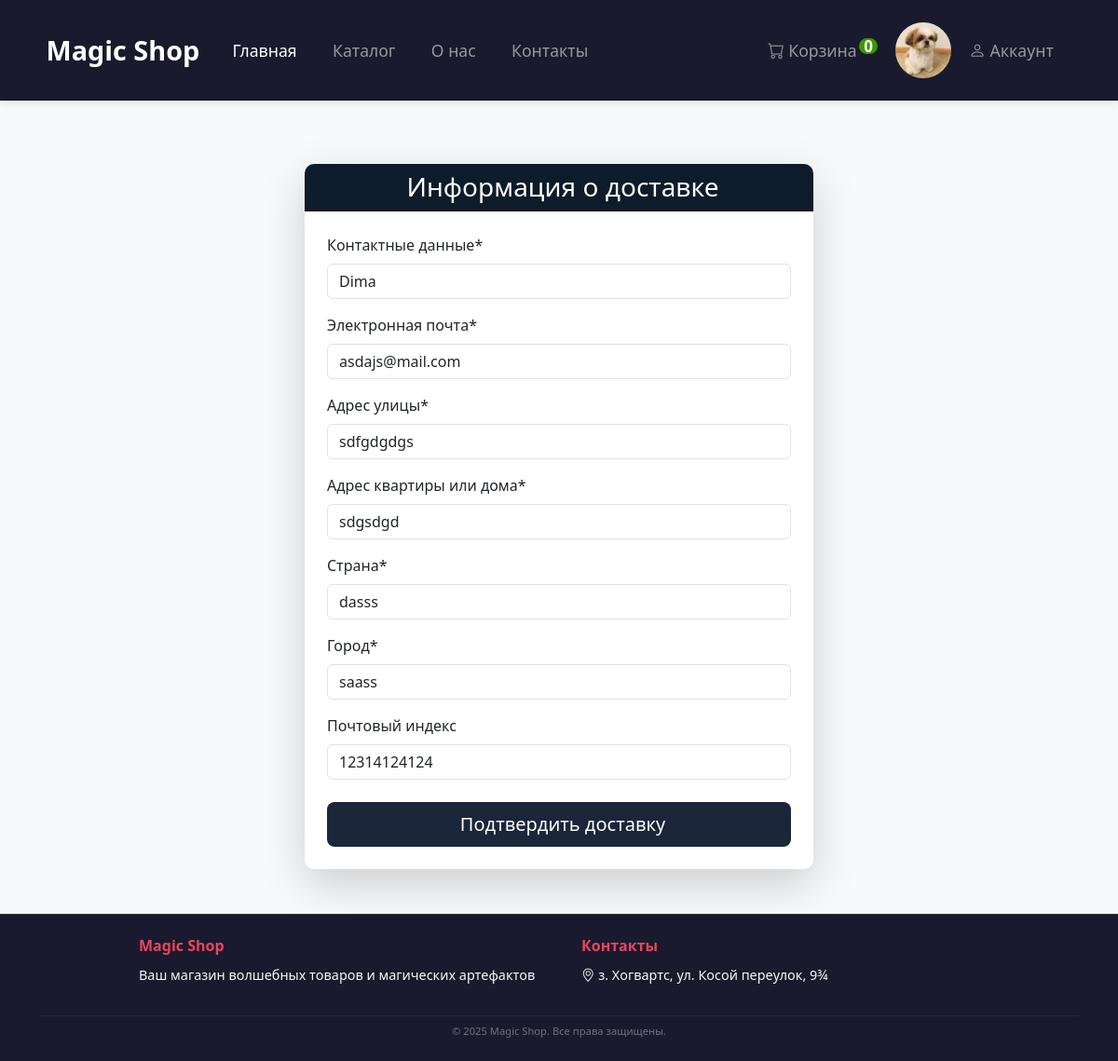
/payment/shiping/ (signed in), run on the app's committed database.
### account/models.py (models this page shows, shortened)
class Profile(models.Model):
    user = models.OneToOneField(User, on_delete=models.CASCADE)
    avatar = models.ImageField(upload_to='avatars/', blank=True, null=True)
    class Meta:
        verbose_name = 'Профиль'
        verbose_name_plural = 'Профили'

### payment/models.py (models this page shows, shortened)
class ShipingAdress(models.Model):
    full_name = models.CharField(max_length=255)
    email = models.EmailField('email address', max_length=255)
    street_adress = models.CharField(max_length=255)
    apartment_adress = models.CharField(max_length=255)
    country =  models.CharField(max_length=255)
    city =  models.CharField(max_length=255)
    zip_code = models.CharField(max_length=255, blank=True, null=True)
    user = models.ForeignKey(User, on_delete=models.CASCADE)

### payment/views.py (the view, shortened to what this page needs)
# urls.py: path('shiping/', shiping, name='shiping'),
@login_required(login_url='account:login')
def shiping(request):
    try:
        shipping_adress = ShipingAdress.objects.get(user=request.user)
    except ShipingAdress.DoesNotExist:
        shipping_adress = None
    form = ShipingAdressForm(instance=shipping_adress)
    return render(request, 'payment/shiping.html', {'form': form})

### payment/forms.py
class ShipingAdressForm(forms.ModelForm):
    class Meta:
        model = ShipingAdress
        fields = ('full_name', 'email', 'street_adress', 'apartment_adress', 'country',
                  'city', 'zip_code')
        exclude = ('user', )
        labels = {
            'full_name': 'Контактные данные',
            'email': 'Электронная почта',
            'street_adress': 'Адрес улицы',
            'apartment_adress': 'Адрес квартиры или дома',
            'country': 'Страна',
            'city': 'Город',
            'zip_code': 'Почтовый индекс',
        }

### cart/cart.py (called while the page is built)
    def __len__(self):
        return sum(item['qty'] for item in self.cart.values())

### cart/context_processors.py (called while the page is built)
def cart(request):
    return {'cart': Cart(request)}

### shop/context_processors.py (called while the page is built)
def categories(request):
    categories = Category.objects.filter(parent=None)
    return {'categories': categories}

### payment/templates/payment/shiping.html (shortened to what this page needs)
{% extends 'base.html' %}
{% load static %}
{% load crispy_forms_tags %}
{% block content %}
<div class="container my-5">
    <div class="row justify-content-center">
        <div class="col-md-8 col-lg-6">
            <div class="card shadow-lg">
                <div class="card-header text-white" style="background-color: #0d1b2a;">
                    <h3 class="mb-0 text-center">Информация о доставке</h3>
                </div>
                <div class="card-body p-4">
                    <form method="post" novalidate>
                        {{ form|crispy }}
                        <div class="d-grid mt-4">
                            <button type="submit" class="btn btn-lg text-white" style="background-color: #1b263b;">
                                 Подтвердить доставку
                            </button>
                        </div>
                    </form>
                </div>
            </div>
        </div>
    </div>
</div>
{% endblock %}

### shop/templates/base.html (shortened to what this page needs)
<!DOCTYPE html>
{% load static %}
<html lang="ru">
<head>
    <link href="https://cdn.jsdelivr.net/npm/bootstrap@5.3.0/dist/css/bootstrap.min.css" rel="stylesheet">
    <link rel="stylesheet" href="https://cdn.jsdelivr.net/npm/bootstrap-icons@1.10.0/font/bootstrap-icons.css">
    <link rel="stylesheet" href="{% static 'shop/css/base.css' %}">
</head>
<body>
    <nav class="navbar navbar-expand-lg navbar-dark">
        <div class="container">
            <a class="navbar-brand" href="{% url 'shop:products'%}">
                Magic Shop
            </a>
            <div class="collapse navbar-collapse" id="navbarNav">
                <ul class="navbar-nav me-auto">
                    <li class="nav-item">
                        <a class="nav-link active" href="{% url 'shop:products'%}">Главная</a>
                    </li>
                    <li class="nav-item">
                        <a class="nav-link" href="#">Каталог</a>
                    </li>
                    <li class="nav-item">
                        <a class="nav-link" href="#">О нас</a>
                    </li>
                    <li class="nav-item">
                        <a class="nav-link" href="#">Контакты</a>
                    </li>
                </ul>
                <ul class="navbar-nav me-2">
                    <li class="nav-item d-flex align-items-center">
                        <a class="nav-link position-relative" href="{% url 'cart:cart-view'%}">
                            <i class="bi bi-cart"></i> Корзина
                            <span id="lblCartCount" class="badge badge-warning">
                                {% with cart_qty=cart|length %}
                                    {% if cart_qty > 0 %}
                                        {{cart_qty}}
                                    {% else %}
                                        0
                                    {% endif %}
                                {% endwith %}
                            </span>
                        </a>
                    </li>
                    <li class="nav-item">
                        {% if user.is_authenticated %}
                            <div class="d-flex align-items-center py-2">
                                {% if user.profile.avatar %}
                                    <img src="{{ user.profile.avatar.url }}"
                                        class="rounded-circle"
                                        alt="Аватар"
                                        style="width: 60px; height: 60px; object-fit: cover;">
                                {% endif %}
                                <a class="nav-link p-0" href="{% url 'account:profile' %}">
                                    <i class="bi bi-person"></i> Аккаунт
                                </a>
                            </div>
                        {% endif %}
                    </li>
                </ul>
            </div>
        </div>
    </nav>
    <main>
        {% block content %} {% endblock %}
    </main>
    <footer>
         <div class="container">
            <div class="row justify-content-center">
                <div class="col-md-5 footer-column">
                    <h5 class="footer-title">Magic Shop</h5>
                    <p>Ваш магазин волшебных товаров и магических артефактов</p>
                </div>
                <div class="col-md-5 footer-column">
                    <h5 class="footer-title">Контакты</h5>
                    <ul class="footer-links">
                        <li><i class="bi bi-geo-alt"></i> з. Хогвартс, ул. Косой переулок, 9¾</li>
                    </ul>
                </div>
            </div>
            <div class="footer-bottom">
                &copy; <span id="current-year"></span> Magic Shop. Все права защищены.
            </div>
        </div>
    </footer>
</body>
</html>

### shop/static/shop/css/base.css (style rules this page uses)
body { display: flex; flex-direction: column; min-height: 100vh; background-color: #f8f9fa; margin: 0; }
html { height: 100%; }
main { flex: 1; padding-top: 20px; position: relative; overflow: hidden; }
.badge { padding-left: 9px; padding-right: 9px; -webkit-border-radius: 9px; -moz-border-radius: 9px; border-radius: 9px; }
#lblCartCount { font-size: 17px; background: #3c9700; color: #fff; padding: 0 5px; vertical-align: top; margin-left: -2px; }
.navbar { box-shadow: 0 2px 10px rgba(0,0,0,0.1); padding: 1rem 0; background-color: #1a1a2e !important; }
.navbar-brand { font-size: 1.8rem; font-weight: 700; }
.nav-link { font-weight: 500; font-size: 1.1rem; padding: 0.5rem 1rem !important; margin: 0 0.2rem; border-radius: 5px; transition: all 0.3s; }
.nav-item .badge { font-size: 0.7rem; margin-left: 0.3rem; }
footer { background-color: #1a1a2e; color: #f8f9fa; padding: 1.5rem 0; font-size: 0.9rem; border-top: 1px solid rgba(255,255,255,0.1); margin-top: auto; }
.footer-column { padding: 0 1.5rem; }
.footer-title { color: #e94560; font-size: 1rem; margin-bottom: 0.7rem; font-weight: 600; }
.footer-links { list-style: none; padding: 0; }
.footer-links li { margin-bottom: 0.3rem; }
.footer-bottom { text-align: center; margin-top: 1rem; padding-top: 0.5rem; border-top: 1px solid rgba(255,255,255,0.05); color: #6c757d; font-size: 0.7rem; }
.card { transition: transform 0.3s, box-shadow 0.3s; border: none; border-radius: 10px; overflow: hidden; box-shadow: 0 4px 6px rgba(0,0,0,0.1); }
.card-body { display: flex; flex-direction: column; }

### data on the page
ShipingAdress: full_name "Dima", email "asdajs@mail.com", street_adress "sdfgdgdgs", apartment_adress "sdgsdgd", country "dasss", city "saass", zip_code "12314124124"
